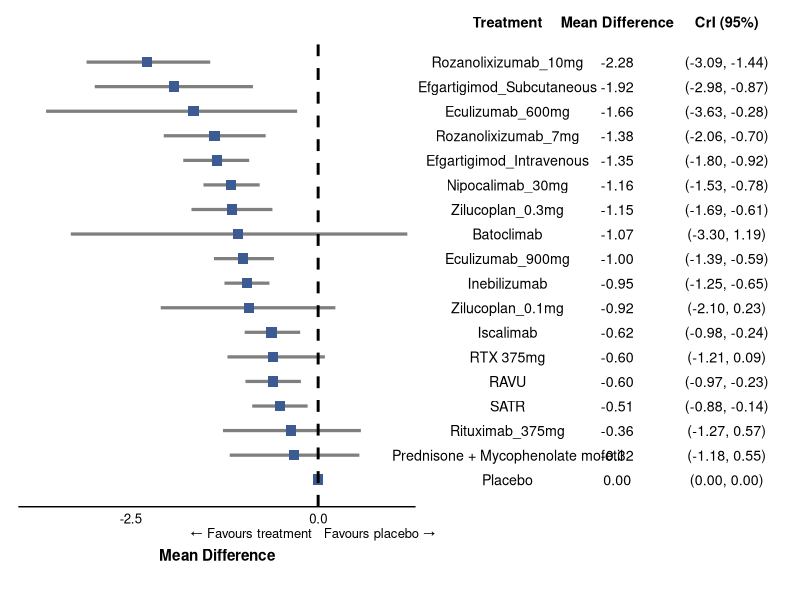
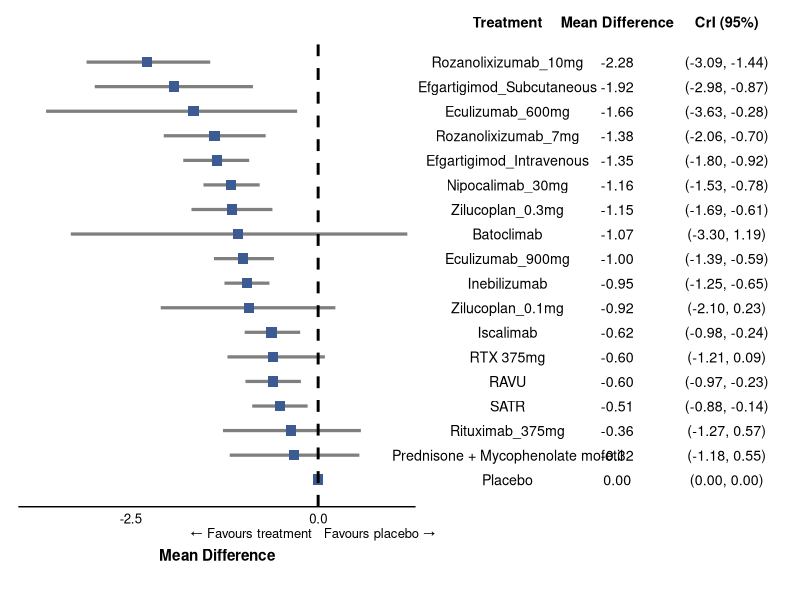

The R script that drew these images, in order:
library(ggplot2)
library(patchwork)

# suitably use setwd()
df <- openxlsx::read.xlsx("Table_05_QMG_score_improvement_from_baseline.xlsx")

# Preserve top-to-bottom order in the plot
df$Treatment <- factor(df$Treatment, levels = rev(df$Treatment))

# Label column combining MD and CrI, formatted with fixed decimals
df$MD_label  <- sprintf("%.2f", df$MD)
df$CrI_label <- sprintf("(%.2f, %.2f)", df$lower, df$upper)

n <- nrow(df)

# ---- Forest plot (left panel)

p_forest <- ggplot(df, aes(x = MD, y = Treatment)) +
  geom_errorbarh(aes(xmin = lower, xmax = upper), height = 0, linewidth = 1.1, color = "grey50") +
  geom_point(size = 3.2, shape = 15, color = "#3B5B92") +
  geom_vline(xintercept = 0,
             linetype = "dashed",
             color = "black",
             linewidth = 1) +
  annotate("text", x = 0, y = -0.15, label = "\u2190 Favours treatment",
           hjust = 1.05, vjust = 3, size = 3.3, color = "black") +
  annotate("text", x = 0, y = -0.15, label = "Favours placebo \u2192",
           hjust = -0.05, vjust = 3, size = 3.3, color = "black") +
  scale_x_continuous(
    breaks = c(-2.5, 0, 2.5),
    limits = c(-4, 1.3), # tweak
    expand = c(0, 0)
  ) +
  labs(x = "Mean Difference", y = NULL) +
  coord_cartesian(ylim = c(0.5, n + 0.5), clip = "off") +
  theme_minimal(base_size = 11) +
  theme(
    panel.grid.minor = element_blank(),
    # panel.grid.major.y = element_line(color = "grey92", linewidth = 0.5),
    # panel.grid.major.x = element_line(color = "grey92", linewidth = 0.5),
    panel.grid.major.y = element_blank(),
    panel.grid.major.x = element_blank(),
    axis.text.y = element_blank(),
    axis.ticks.y = element_blank(),
    axis.text.x = element_text(size = 9.5, color = "black"),
    axis.line.x = element_line(),
    axis.title.x = element_text(size = 11, face = "bold", margin = margin(t = 16)),
    plot.margin = margin(t = 5, r = 4, b = 20, l = 5),
    plot.background  = element_blank(),
    panel.background = element_blank(),
    legend.background = element_blank(),
    legend.box.background = element_blank()
  )

# ---- Table panel (right side): Treatment | Mean Difference | CrI (95%) ----
# Build a long-format data frame so all three "columns" share the same y-axis
# and therefore stay row-aligned with the forest plot via patchwork.

tbl <- data.frame(
  Treatment = rep(df$Treatment, 3),
  col = factor(rep(c("Treatment", "Mean Difference", "CrI (95%)"), each = n),
               levels = c("Treatment", "Mean Difference", "CrI (95%)")),
  label = c(as.character(df$Treatment), df$MD_label, df$CrI_label)
)

p_table <- ggplot(tbl, aes(x = col, y = Treatment, label = label)) +
  geom_text(size = 3.6, color = "black", hjust = 0.5) +
  scale_x_discrete(position = "top") +
  coord_cartesian(ylim = c(0.5, n + 0.5), clip = "off") +
  theme_void(base_size = 11) +
  theme(
    axis.text.x.top = element_text(size = 10.5, face = "bold", color = "black",
                                    margin = margin(b = 4)),
    plot.margin = margin(t = 5, r = 0, b = 10, l = 15)
  )

# ---- Combine: forest plot (left) + table (right), rows aligned ----
final_plot <- p_forest + p_table +
  plot_layout(widths = c(0.85, 0.75)) + # tweak
  plot_annotation(
    theme = theme(
      plot.background = element_rect(
        fill = "transparent",
        colour = NA
      ),
      panel.background = element_rect(
        fill = "transparent",
        colour = NA
      )
    )
  )
final_plot

# suitably use setwd()
ggsave("FP_05_QMG_score_improvement_from_baseline.png", 
       final_plot,
       width = 12, 
       height = 5.5, 
       dpi = 1000, 
       bg = "transparent")
